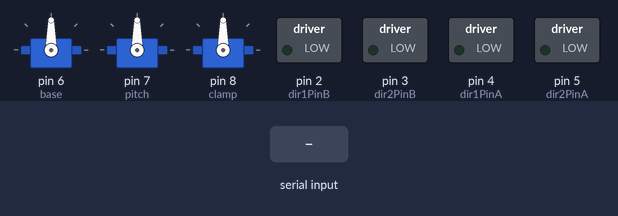
A sketch run on a simulated Arduino Uno, built with avr-gcc and run on an emulated ATmega328P. Shown: 3 × servo, switched loads named in the sketch (green lamp = pin HIGH). The test bench sets the inputs (shaded band). What the sketch prints to the serial monitor is not drawn.

Above: at 1.2 s.
1.3 s: "w" received over the second serial link
At 2.5 s:
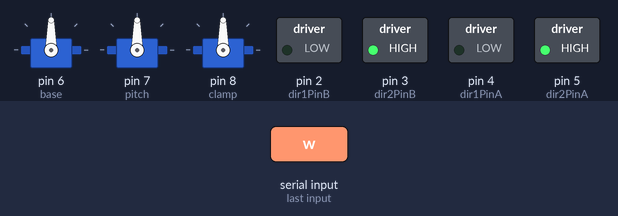
2.8 s: "a" received over the second serial link
At 4.0 s:
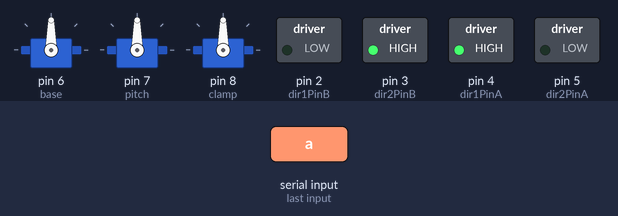
4.3 s: "d" received over the second serial link
At 5.5 s:
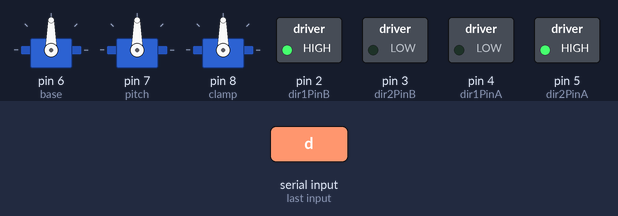
5.8 s: "x" received over the second serial link
At 7.0 s:
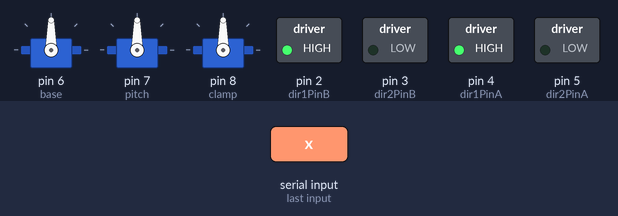
7.3 s: "s" received over the second serial link
At 8.7 s:
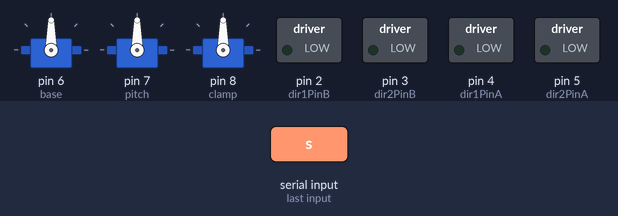
Timing chart, 0 to 9.8 s (numbered marks = the images above; inputs shaded):
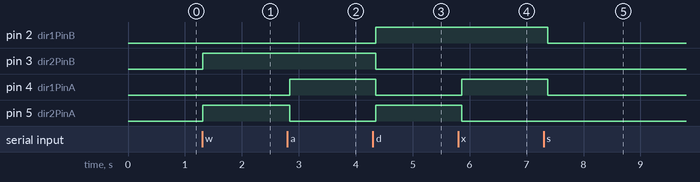

Measured:
- after the input at 1.3 s, pin 3 (dir2PinB), pin 5 (dir2PinA): LOW → HIGH at once
- after the input at 2.8 s, pin 4 (dir1PinA): LOW → HIGH at once; pin 5 (dir2PinA): HIGH → LOW at once
- after the input at 4.3 s, pin 2 (dir1PinB), pin 5 (dir2PinA): LOW → HIGH after 0.05 s; pin 3 (dir2PinB), pin 4 (dir1PinA): HIGH → LOW after 0.05 s
- after the input at 5.8 s, pin 4 (dir1PinA): LOW → HIGH after 0.06 s; pin 5 (dir2PinA): HIGH → LOW after 0.06 s
- after the input at 7.3 s, pin 2 (dir1PinB), pin 4 (dir1PinA): HIGH → LOW after 0.08 s

The sketch:

robot-car.ino
```cpp
#include <Servo.h>
#include "Car.h"
#include <SoftwareSerial.h>

SoftwareSerial bts(9, 10); // RX, TX
int BluetoothData;

unsigned long interval = 50;     // the time we need to wait
unsigned long previousMillis = 0;  // millis() returns an unsigned long.

Car car;

void setup() {
    Serial.begin(9600);
    Serial.println("Car Ready!");
    bts.begin(9600);
    bts.println("Comms online");

    car.initAuto();
}

void loop() {
    if (bts.available()) {
        BluetoothData = bts.read();
        switch (BluetoothData) {
            case 119 :
                car.forward();
                bts.println("Moving Forward");
                break;
            case 115 :
                car.stop();
                break;
            case 97 :
                car.left();
                break;
            case 100 :
                car.right();
                break;
            case 120 :
                car.backward();
                break;

            case 121 :
                car.arm.up();
                break;
            case 104 :
                car.arm.down();
                break;
            case 103 :
                car.arm.left();
                break;
            case 106 :
                car.arm.right();
                break;
            case 116 :
                car.arm.open();
                break;
            case 117 :
                car.arm.close();
                break;
            case 110 :
                car.arm.stop();
                break;

            default :
                break;
        }

        bts.print("char ");
        bts.println(BluetoothData);
    } else {
//        Serial.print("Bluetooth not available!! ");
//        Serial.println(bts.available());
    }

    delay(100);
}
```

Arm.cpp
```cpp
#include "Arduino.h"
#include "Arm.h"

void Arm::init() {
    bdeg = 90;
    pdeg = 90;
    base.attach(6);
    base.write(90);
    pitch.attach(7);
    pitch.write(90);
    clamp.attach(8);
    clamp.write(90);

}

void Arm::to(int nbdeg, int npdeg) {
    bdeg = nbdeg;
    base.write(nbdeg);
    if (npdeg != -1) {
        pdeg = npdeg;
        pitch.write(npdeg);
    }
}

void Arm::left() {
    bdeg += 5;
    if (bdeg > 180) {
        bdeg = 180;
    }
    base.write(bdeg);
}

void Arm::right() {
    bdeg -= 5;
    if (bdeg < 0) {
        bdeg = 0;
    }
    base.write(bdeg);
}


void Arm::up() {
    pdeg += 5;
    if (pdeg > 180) {
        pdeg = 180;
    }
    pitch.write(pdeg);
}

void Arm::down() {
    pdeg -= 5;
    if (pdeg < 0) {
        pdeg = 0;
    }
    pitch.write(pdeg);
}


void Arm::open() {
    clamp.write(60);
}


void Arm::close() {
    clamp.write(96);
}


void Arm::stop() {
    //base
    //pitch
//    clamp.write(96);
}
```

Arm.h
```cpp
#include <Servo.h>

class Arm {
public:
    void init();

    void to(int bdeg, int pdeg = -1);

    void left();

    void right();

    void up();

    void down();

    void open();

    void close();

    void stop();

private:
    Servo base;
    Servo pitch;
    Servo clamp;
    int bdeg;
    int pdeg;
    int cdeg;
};
```

Car.cpp
```cpp
#include "Car.h"

void Car::initAuto() {
    stop();
    arm.init();
}

void Car::loop() {
    int dist = (int) eyes.scan();
    arm.to(dist);
    if (dist < 15) {
        left();
    } else {
        forward();
    }
}

void Car::forward(int speed) {
    engines.leftForward(speed);
    engines.rightForward(speed);
}

void Car::stop() {
    engines.leftStop();
    engines.rightStop();
}

void Car::backward(int speed) {
    engines.leftBackward(speed);
    engines.rightBackward(speed);
}

void Car::left(int speed) {
    engines.leftBackward(speed);
    engines.rightForward(speed);
}

void Car::right(int speed) {
    engines.leftForward(speed);
    engines.rightBackward(speed);
}
```

Car.h
```cpp
#include "Engines.h"
#include "Eyes.h"
#include "Arm.h"

class Car {
public:
    void initAuto();

    void loop();

    void forward(int speed = 255);

    void stop();

    void backward(int speed = 255);

    void left(int speed = 255);

    void right(int speed = 255);

    Arm arm;

private:
    Engines engines;
    Eyes eyes;
};
```

Engines.cpp
```cpp
#include "Arduino.h"
#include "Engines.h"

Engines::Engines() {
    dir1PinA = 4;
    dir2PinA = 5;
    speedPinA = 9; // Needs to be a PWM pin to be able to control motor speed

    // Motor 2
    dir1PinB = 2;
    dir2PinB = 3;
    speedPinB = 10; // Needs to be a PWM pin to be able to control motor speed

    pinMode(dir1PinA, OUTPUT);
    pinMode(dir2PinA, OUTPUT);
//    pinMode(speedPinA, OUTPUT);
    pinMode(dir1PinB, OUTPUT);
    pinMode(dir2PinB, OUTPUT);
//    pinMode(speedPinB, OUTPUT);
}

void Engines::leftForward(int speed) {
//    analogWrite(speedPinA, speed);//Sets speed variable via PWM
    digitalWrite(dir1PinA, LOW);
    digitalWrite(dir2PinA, HIGH);
}

void Engines::leftStop() {
//    analogWrite(speedPinA, 0);
    digitalWrite(dir1PinA, LOW);
    digitalWrite(dir2PinA, LOW);
}

void Engines::leftBackward(int speed) {
//    analogWrite(speedPinA, speed);
    digitalWrite(dir1PinA, HIGH);
    digitalWrite(dir2PinA, LOW);
}

void Engines::rightForward(int speed) {
//    analogWrite(speedPinB, speed);
    digitalWrite(dir1PinB, LOW);
    digitalWrite(dir2PinB, HIGH);
}

void Engines::rightStop() {
//    analogWrite(speedPinB, 0);
    digitalWrite(dir1PinB, LOW);
    digitalWrite(dir2PinB, LOW);
}

void Engines::rightBackward(int speed) {
//    analogWrite(speedPinB, speed);
    digitalWrite(dir1PinB, HIGH);
    digitalWrite(dir2PinB, LOW);
}
```

Engines.h
```cpp
class Engines {
public:
    Engines();

    void leftForward(int speed = 255);

    void leftStop();

    void leftBackward(int speed = 255);

    void rightForward(int speed = 255);

    void rightStop();

    void rightBackward(int speed = 255);

protected:
    // Motor 1
    int dir1PinA;
    int dir2PinA;
    int speedPinA; // Needs to be a PWM pin to be able to control motor speed

    // Motor 2
    int dir1PinB;
    int dir2PinB;
    int speedPinB; // Needs to be a PWM pin to be able to control motor speed
};
```

Eyes.cpp
```cpp
#include "Arduino.h"
#include "Eyes.h"

Eyes::Eyes() {
    trigPin = 12;
    echoPin = 11;

    pinMode(trigPin, OUTPUT);
    pinMode(echoPin, INPUT);
}

int Eyes::scan() {
    trig();
    return echo();
}

void Eyes::trig() {
    digitalWrite(trigPin, LOW);
    delayMicroseconds(2);
    digitalWrite(trigPin, HIGH);
    delayMicroseconds(10);
    digitalWrite(trigPin, LOW);
}

int Eyes::echo() {
    long duration, distance;
    duration = pulseIn(echoPin, HIGH);
    distance = (duration / 2) / 29.1;
    if (distance >= 200 || distance <= 0) {
        return 201;
    }

    return distance;
}
```

Eyes.h
```cpp
#include "Arduino.h"

class Eyes {
public:
    Eyes();

    int scan();

protected:
    int trigPin;
    int echoPin;

private:

    void trig();

    int echo();
};
```
